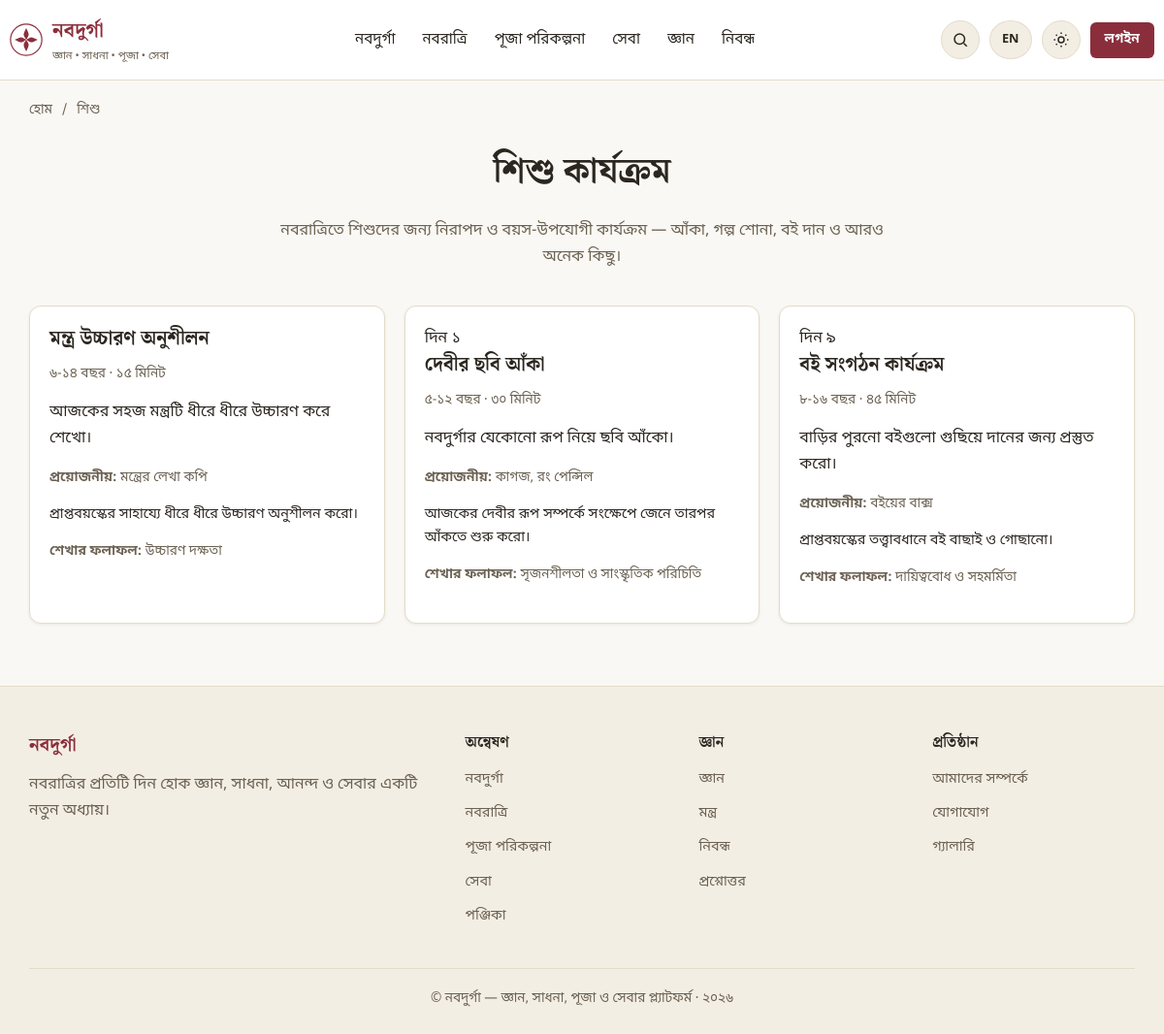
Page /children on the committed database.
### tables this page shows
CREATE TABLE IF NOT EXISTS children_activities (
    id INT UNSIGNED AUTO_INCREMENT PRIMARY KEY,
    title VARCHAR(255) NOT NULL,
    description TEXT NULL,
    age_group VARCHAR(100) NULL,
    duration VARCHAR(100) NULL,
    materials TEXT NULL,
    instructions TEXT NULL,
    learning_outcome TEXT NULL,
    day_number TINYINT UNSIGNED NULL,
    image VARCHAR(255) NULL,
    status ENUM('active','inactive') NOT NULL DEFAULT 'active',
    created_at DATETIME NOT NULL DEFAULT CURRENT_TIMESTAMP,
    updated_at DATETIME NOT NULL DEFAULT CURRENT_TIMESTAMP ON UPDATE CURRENT_TIMESTAMP
);

### app/core/Controller.php (called while the page is built, shortened)
<?php
class Controller
{
    protected function view(string $view, array $data = [], ?string $layout = null): void
    {
        $viewFile = dirname(__DIR__) . '/views/' . $view . '.php';
        extract($data, EXTR_SKIP);
        require $viewFile;
    }
}

### app/controllers/ChildrenController.php (called while the page is built, shortened)
<?php
class ChildrenController extends Controller
{
    public function index(Request $request): void
    {
        $this->view('pages/children', [
            'title' => 'শিশু কার্যক্রম',
            'metaDescription' => 'নবরাত্রিতে শিশুদের জন্য নিরাপদ, বয়স-উপযোগী কার্যক্রম।',
            'breadcrumbs' => [['label' => 'শিশু']],
            'activities' => (new ChildrenActivityRepository())->allActive(),
        ]);
    }
}

### public/index.php (called while the page is built, shortened)
<?php
$router = new \App\Core\Router();
$router->setBasePath(\App\Core\Env::get('APP_BASE_PATH', ''));
$request = new \App\Core\Request();
$router->dispatch($request);

### app/core/Repository.php (called while the page is built, shortened)
<?php
abstract class Repository
{
    protected PDO $db;
    protected string $table;
    public function __construct()
    {
        $this->db = Database::connection();
    }
    public function all(array $conditions = [], ?string $orderBy = null, ?int $limit = null): array
    {
        [$where, $params] = $this->buildWhere($conditions);
        $sql = "SELECT * FROM {$this->table} {$where}";
        if ($orderBy) {
            $sql .= " ORDER BY {$orderBy}";
        }
        $stmt = $this->db->prepare($sql);
        $stmt->execute($params);
        return $stmt->fetchAll();
    }
    protected function buildWhere(array $conditions): array
    {
        if (empty($conditions)) {
            return ['', []];
        }
        $clauses = [];
        $params = [];
        foreach ($conditions as $column => $value) {
            if (is_array($value)) {
                $in = [];
                foreach ($value as $i => $v) {
                    $key = "{$column}_{$i}";
                    $in[] = ":{$key}";
                    $params[$key] = $v;
                }
                $clauses[] = "{$column} IN (" . implode(',', $in) . ")";
            } else {
                $clauses[] = "{$column} = :{$column}";
                $params[$column] = $value;
            }
        }
        return ['WHERE ' . implode(' AND ', $clauses), $params];
    }
}

### app/core/Autoloader.php (called while the page is built, shortened)
<?php
class Autoloader
{
    protected static array $map = [
        'App\\Core\\' => 'core/',
        'App\\Controllers\\Admin\\' => 'controllers/admin/',
        'App\\Controllers\\' => 'controllers/',
        'App\\Models\\' => 'models/',
        'App\\Repositories\\' => 'repositories/',
        'App\\Services\\' => 'services/',
        'App\\Middleware\\' => 'middleware/',
        'App\\Validators\\' => 'validators/',
        'App\\Helpers\\' => 'helpers/',
    ];
    public static function register(string $appPath): void
    {
        spl_autoload_register(function (string $class) use ($appPath) {
            foreach (self::$map as $prefix => $dir) {
                if (str_starts_with($class, $prefix)) {
                    $relative = substr($class, strlen($prefix));
                    $relative = str_replace('\\', '/', $relative);
                    $file = rtrim($appPath, '/\\') . '/' . $dir . $relative . '.php';
                    if (is_file($file)) {
                        return;
                    }
                }
            }
        });
    }
}

### app/core/Env.php (called while the page is built, shortened)
<?php
class Env
{
    public static function get(string $key, $default = null)
    {
        $value = $_ENV[$key] ?? getenv($key);
        return match (strtolower((string) $value)) {
            'true', '(true)' => true,
            'false', '(false)' => false,
            'null', '(null)' => null,
            'empty', '(empty)' => '',
            default => $value,
        };
    }
}

### app/core/Database.php (called while the page is built, shortened)
<?php
class Database
{
    protected static ?PDO $instance = null;
    public static function connection(): PDO
    {
        if (self::$instance === null) {
            $host = Env::get('DB_HOST', '127.0.0.1');
            $port = Env::get('DB_PORT', '3306');
            $name = Env::get('DB_DATABASE', 'navadurga_db');
            $user = Env::get('DB_USERNAME', 'root');
            $pass = Env::get('DB_PASSWORD', '');
            $charset = Env::get('DB_CHARSET', 'utf8mb4');
            $dsn = "mysql:host={$host};port={$port};dbname={$name};charset={$charset}";
            try {
                self::$instance = new PDO($dsn, $user, $pass, [
                    PDO::ATTR_ERRMODE => PDO::ERRMODE_EXCEPTION,
                    PDO::ATTR_DEFAULT_FETCH_MODE => PDO::FETCH_ASSOC,
                    PDO::ATTR_EMULATE_PREPARES => true,
                ]);
            } catch (PDOException $e) {
                if (Env::get('APP_DEBUG', false)) {
                    throw $e;
                }
                http_response_code(500);
                require dirname(__DIR__) . '/views/errors/500.php';
                exit;
            }
        }
        return self::$instance;
    }
}

### app/repositories/ChildrenActivityRepository.php (called while the page is built, shortened)
<?php
class ChildrenActivityRepository extends Repository
{
    public function allActive(): array
    {
        return $this->all(['status' => 'active'], 'day_number ASC, id ASC');
    }
}

### app/helpers/functions.php (called while the page is built, shortened)
<?php
if (!function_exists('e')) {
    function e(?string $value): string
    {
        return htmlspecialchars($value ?? '', ENT_QUOTES, 'UTF-8');
    }
}
if (!function_exists('bn_digits')) {
    function bn_digits($number): string
    {
        $western = ['0','1','2','3','4','5','6','7','8','9'];
        $bengali = ['০','১','২','৩','৪','৫','৬','৭','৮','৯'];
        return str_replace($western, $bengali, (string) $number);
    }
}
if (!function_exists('truncate')) {
    function truncate(?string $text, int $length = 150): string
    {
        $text = trim(strip_tags($text ?? ''));
        if (mb_strlen($text) <= $length) {
            return $text;
        }
        return mb_substr($text, 0, $length) . '…';
    }
}

### app/views/pages/children.php (the view, shortened to what this page needs)
<h1 class="text-center">শিশু কার্যক্রম</h1>
<p class="section-subtitle">নবরাত্রিতে শিশুদের জন্য নিরাপদ ও বয়স-উপযোগী কার্যক্রম — আঁকা, গল্প শোনা, বই দান ও আরও অনেক কিছু।</p>
<?php if (empty($activities)): ?>
    <div class="empty-state"><div class="icon">🧒</div><p>এখনও কোনো কার্যক্রম যোগ করা হয়নি।</p></div>
<?php else: ?>
<div class="grid grid-3">
    <?php foreach ($activities as $a): ?>
        <div class="card activity-card">
            <div class="card-body">
                <?php if ($a['day_number']): ?><span class="day-badge">দিন <?= bn_digits($a['day_number']) ?></span><?php endif; ?>
                <h3><?= e($a['title']) ?></h3>
                <p class="text-muted" style="font-size:0.85rem;"><?= e($a['age_group']) ?> · <?= e($a['duration']) ?></p>
                <p><?= e(truncate($a['description'], 120)) ?></p>
                <?php if ($a['materials']): ?><p class="text-muted" style="font-size:0.85rem;"><strong>প্রয়োজনীয়:</strong> <?= e($a['materials']) ?></p><?php endif; ?>
                <?php if ($a['instructions']): ?><p style="font-size:0.9rem;"><?= nl2br(e($a['instructions'])) ?></p><?php endif; ?>
                <?php if ($a['learning_outcome']): ?><p class="text-muted" style="font-size:0.85rem;"><strong>শেখার ফলাফল:</strong> <?= e($a['learning_outcome']) ?></p><?php endif; ?>
            </div>
        </div>
    <?php endforeach; ?>
</div>
<?php endif; ?>

### app/core/Router.php (shortened to what this page needs)
<?php
class Router
{
    protected array $routes = [];
    protected string $basePath = '';
    public function setBasePath(string $path): void
    {
        $this->basePath = rtrim($path, '/');
    }
    protected function add(string $method, string $uri, $handler, array $middleware): void
    {
        $this->routes[] = [
            'method' => $method,
            'uri' => '/' . trim($uri, '/'),
            'handler' => $handler,
            'middleware' => $middleware,
        ];
    }
    public function dispatch(Request $request): void
    {
        $method = $request->method();
        $uri = $request->uriPath($this->basePath);
        foreach ($this->routes as $route) {
            if ($route['method'] !== $method) {
                continue;
            }
            $pattern = $this->compile($route['uri']);
            if (preg_match($pattern, $uri, $matches)) {
                $params = array_filter($matches, 'is_string', ARRAY_FILTER_USE_KEY);
                $this->call($route['handler'], $request, $params);
                return;
            }
        }
    }
    protected function compile(string $uri): string
    {
        $pattern = preg_replace('#\{([a-zA-Z_][a-zA-Z0-9_]*)\}#', '(?P<$1>[^/]+)', $uri);
        return '#^' . $pattern . '$#u';
    }
    protected function call($handler, Request $request, array $params): void
    {
        [$class, $method] = $handler;
        $controller = new $class();
        call_user_func_array([$controller, $method], array_merge([$request], array_values($params)));
    }
}

### public/assets/css/app.css (style rules this page uses)
:root { --color-bg: #FAF8F4; --color-surface: #FFFFFF; --color-surface-alt: #F3EEE4; --color-border: #E4DCC9; --color-text: #2B2620; --color-text-muted: #6B6152; --color-primary: #8B2E3C; --color-primary-dark: #6E1F2B; --color-primary-soft: #F4E4E6; --color-accent: #B8842E; --color-accent-soft: #F6ECD9; --color-success: #2F6D4F; --color-success-soft: #E4F1EA; --color-danger: #B3261E; --color-danger-soft: #FBE7E5; --color-info: #2E5D8B; --color-info-soft: #E4EDF6; --shadow-sm: 0 1px 3px rgba(43, 38, 32, 0.08); --shadow-md: 0 4px 16px rgba(43, 38, 32, 0.10); --radius-sm: 6px; --radius-md: 12px; --radius-lg: 20px; --font-body: 'Noto Sans Bengali', 'Nirmala UI', 'Vrinda', 'Noto Sans', system-ui, sans-serif; --font-heading: 'Noto Serif Bengali', 'Nirmala UI', 'Vrinda', 'Noto Serif', Georgia, serif; --container-width: 1180px; }
* { box-sizing: border-box; }
html { scroll-behavior: smooth; }
body { margin: 0; font-family: var(--font-body); background: var(--color-bg); color: var(--color-text); line-height: 1.7; font-size: 16px; -webkit-font-smoothing: antialiased; }
h1, h2, h3, h4 { font-family: var(--font-heading); font-weight: 700; line-height: 1.35; margin: 0 0 0.6em; color: var(--color-text); }
h1 { font-size: clamp(1.9rem, 3vw, 2.6rem); }
h3 { font-size: 1.25rem; }
p { margin: 0 0 1em; color: var(--color-text); }
.section-subtitle { text-align: center; color: var(--color-text-muted); max-width: 640px; margin: 0 auto 36px; }
.card { background: var(--color-surface); border: 1px solid var(--color-border); border-radius: var(--radius-md); box-shadow: var(--shadow-sm); overflow: hidden; }
.card-body { padding: 20px; }
.grid { display: grid; gap: 20px; }
.grid-3 { grid-template-columns: repeat(3, 1fr); }
.seva-card, .activity-card, .article-card, .mantra-card, .day-card { display: flex; flex-direction: column; height: 100%; }
.text-center { text-align: center; }
.text-muted { color: var(--color-text-muted); }

### rows in the picture
children_activities: title "মন্ত্র উচ্চারণ অনুশীলন", age_group "৬-১৪ বছর", duration "১৫ মিনিট", description "আজকের সহজ মন্ত্রটি ধীরে ধীরে উচ্চারণ করে শেখো।", materials "মন্ত্রের লেখা কপি", instructions "প্রাপ্তবয়স্কের সাহায্যে ধীরে ধীরে উচ্চারণ অনুশীলন করো।", learning_outcome "উচ্চারণ দক্ষতা"
children_activities: day_number "১", title "দেবীর ছবি আঁকা", age_group "৫-১২ বছর", duration "৩০ মিনিট", description "নবদুর্গার যেকোনো রূপ নিয়ে ছবি আঁকো।", materials "কাগজ, রং পেন্সিল", instructions "আজকের দেবীর রূপ সম্পর্কে সংক্ষেপে জেনে তারপর আঁকতে শুরু করো।", learning_outcome "সৃজনশীলতা ও সাংস্কৃতিক পরিচিতি"
children_activities: day_number "৯", title "বই সংগঠন কার্যক্রম", age_group "৮-১৬ বছর", duration "৪৫ মিনিট", description "বাড়ির পুরনো বইগুলো গুছিয়ে দানের জন্য প্রস্তুত করো।", materials "বইয়ের বাক্স", instructions "প্রাপ্তবয়স্কের তত্ত্বাবধানে বই বাছাই ও গোছানো।", learning_outcome "দায়িত্ববোধ ও সহমর্মিতা"

### other values in the picture
setting('site_name', 'নবদুর্গা') "নবদুর্গা"
setting('site_subtitle', 'জ্ঞান • সাধনা • পূজা • সেবা') "জ্ঞান • সাধনা • পূজা • সেবা"
t('nav.navadurga') "নবদুর্গা"
t('nav.navaratri') "নবরাত্রি"
t('nav.puja_planning') "পূজা পরিকল্পনা"
t('nav.seva') "সেবা"
t('nav.learning') "জ্ঞান"
t('nav.articles') "নিবন্ধ"
t('nav.login') "লগইন"
$crumb['label'] "শিশু"
t('footer.explore') "অন্বেষণ"
t('nav.calendar') "পঞ্জিকা"
t('footer.knowledge') "জ্ঞান"
t('nav.mantras') "মন্ত্র"
t('nav.faq') "প্রশ্নোত্তর"
